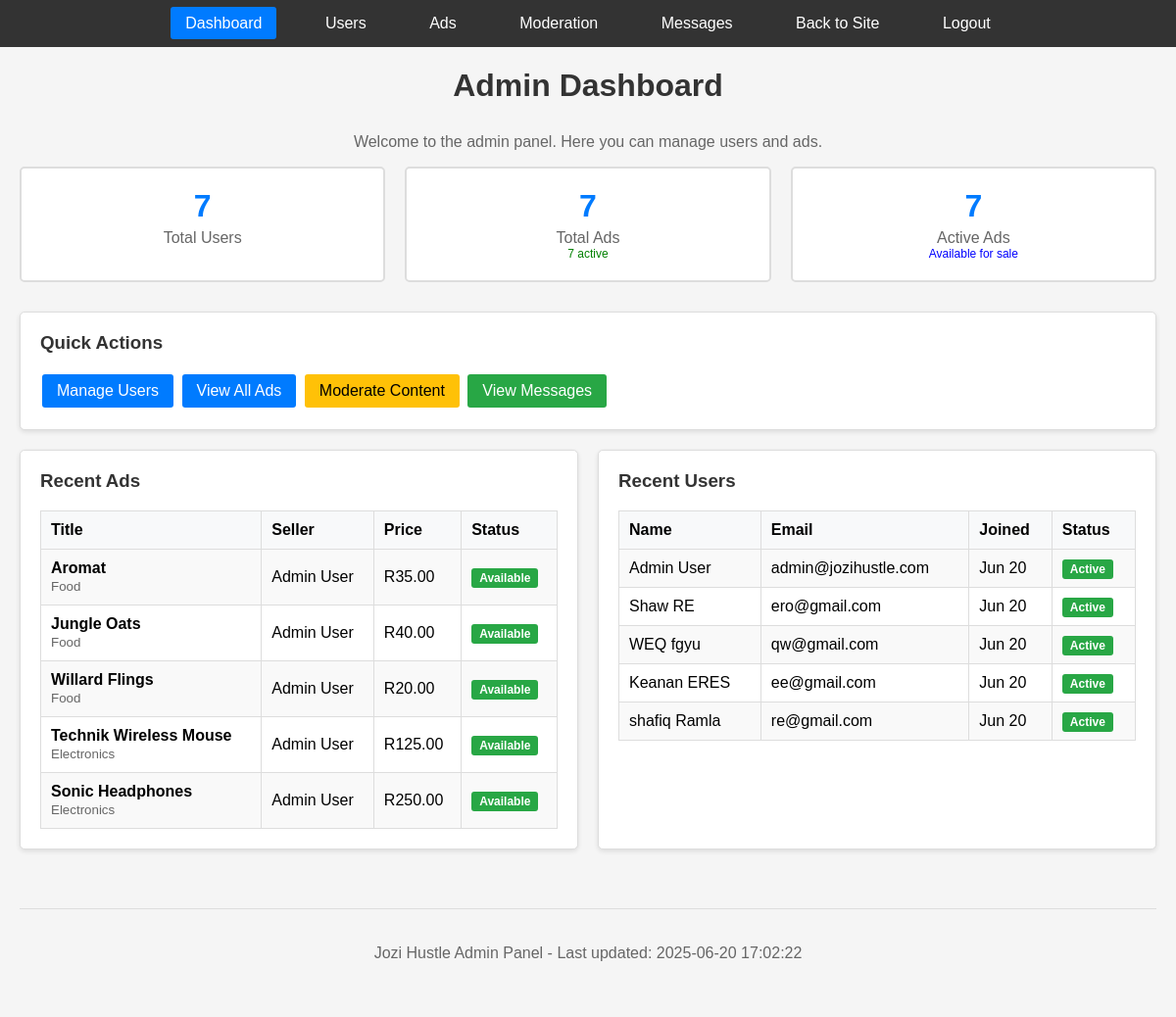
/admin/index.php (signed in), run on the app's committed database.
### tables this page shows
CREATE TABLE `ads` (
  `id` int(11) NOT NULL,
  `seller_id` int(11) DEFAULT NULL,
  `title` varchar(255) DEFAULT NULL,
  `price` decimal(10,2) DEFAULT NULL,
  `description` text DEFAULT NULL,
  `short_description` text DEFAULT NULL,
  `image` varchar(255) DEFAULT NULL,
  `category` enum('Food','Electronics','Clothing','Beverages','Household Contents','Other') DEFAULT NULL,
  `rating` decimal(3,2) DEFAULT 0.00,
  `status` enum('available','sold') DEFAULT 'available',
  `created_at` timestamp NOT NULL DEFAULT current_timestamp(),
  `blocked` tinyint(1) DEFAULT 0
);

CREATE TABLE `users` (
  `id` int(11) NOT NULL,
  `name` varchar(50) DEFAULT NULL,
  `surname` varchar(50) DEFAULT NULL,
  `email` varchar(100) DEFAULT NULL,
  `phone` varchar(15) DEFAULT NULL,
  `gender` enum('Male','Female','Other') DEFAULT NULL,
  `dob` date DEFAULT NULL,
  `password` varchar(255) DEFAULT NULL,
  `created_at` timestamp NOT NULL DEFAULT current_timestamp(),
  `blocked` tinyint(1) DEFAULT 0
);

### admin/index.php (the view, shortened to what this page needs)
<?php
$stats = [];
$stmt = $pdo->query("SELECT COUNT(*) as total FROM users");
$stats['total_users'] = $stmt->fetch()['total'];
$stmt = $pdo->query("SELECT COUNT(*) as total FROM ads");
$stats['total_ads'] = $stmt->fetch()['total'];
$stmt = $pdo->query("SELECT COUNT(*) as total FROM ads WHERE status = 'available'");
$stats['active_ads'] = $stmt->fetch()['total'];
$stmt = $pdo->query("SELECT COUNT(*) as total FROM users WHERE blocked = 1");
$stats['blocked_users'] = $stmt->fetch()['total'];
$stmt = $pdo->query("SELECT a.*, u.name, u.surname FROM ads a JOIN users u ON a.seller_id = u.id ORDER BY a.created_at DESC LIMIT 5");
$recent_ads = $stmt->fetchAll();
$stmt = $pdo->query("SELECT * FROM users ORDER BY created_at DESC LIMIT 5");
$recent_users = $stmt->fetchAll();
?>
<!DOCTYPE html>
<html lang="en">
<head>
    <link href="admin-styles.css" rel="stylesheet">
</head>
<body>
    <nav class="admin-nav">
        <a href="index.php" class="active">Dashboard</a>
        <a href="users.php">Users</a>
        <a href="ads.php">Ads</a>
        <a href="moderation.php">Moderation</a>
        <a href="messages.php">Messages</a>
        <a href="../index.php">Back to Site</a>
        <a href="../auth/logout.php">Logout</a>
    </nav>
    <div class="container">
        <h1>Admin Dashboard</h1>
        <p style="text-align: center; color: #666;">Welcome to the admin panel. Here you can manage users and ads.</p>
        <div class="stats-row">
            <div class="stat-box">
                <div class="stat-number"><?php echo $stats['total_users']; ?></div>
                <div class="stat-label">Total Users</div>
            </div>
            <div class="stat-box">
                <div class="stat-number"><?php echo $stats['total_ads']; ?></div>
                <div class="stat-label">Total Ads</div>
                <div style="color: green; font-size: 12px;"><?php echo $stats['active_ads']; ?> active</div>
            </div>
            <div class="stat-box">
                <div class="stat-number"><?php echo $stats['active_ads']; ?></div>
                <div class="stat-label">Active Ads</div>
                <div style="color: blue; font-size: 12px;">Available for sale</div>
            </div>
        </div>
        <div class="card">
            <h3>Quick Actions</h3>
            <a href="users.php" class="btn btn-primary">Manage Users</a>
            <a href="ads.php" class="btn btn-primary">View All Ads</a>
            <a href="moderation.php" class="btn btn-warning">Moderate Content</a>
            <a href="messages.php" class="btn btn-success">View Messages</a>
        </div>
        <div style="display: flex; gap: 20px; flex-wrap: wrap;">
            <div class="card" style="flex: 1; min-width: 300px;">
                <h3>Recent Ads</h3>
                <table class="simple-table">
                    <tr>
                        <th>Title</th>
                        <th>Seller</th>
                        <th>Price</th>
                        <th>Status</th>
                    </tr>
                    <?php foreach ($recent_ads as $ad): ?>
                    <tr>
                        <td>
                            <strong><?php echo htmlspecialchars($ad['title']); ?></strong><br>
                            <small style="color: #666;"><?php echo $ad['category']; ?></small>
                        </td>
                        <td><?php echo htmlspecialchars($ad['name'] . ' ' . $ad['surname']); ?></td>
                        <td>R<?php echo number_format($ad['price'], 2); ?></td>
                        <td>
                            <span class="badge badge-<?php echo $ad['status'] == 'available' ? 'success' : 'secondary'; ?>">
                                <?php echo ucfirst($ad['status']); ?>
                            </span>
                        </td>
                    </tr>
                    <?php endforeach; ?>
                </table>
            </div>
            <div class="card" style="flex: 1; min-width: 300px;">
                <h3>Recent Users</h3>
                <table class="simple-table">
                    <tr>
                        <th>Name</th>
                        <th>Email</th>
                        <th>Joined</th>
                        <th>Status</th>
                    </tr>
                    <?php foreach ($recent_users as $user): ?>
                    <tr>
                        <td><?php echo htmlspecialchars($user['name'] . ' ' . $user['surname']); ?></td>
                        <td><?php echo htmlspecialchars($user['email']); ?></td>
                        <td><?php echo date('M d', strtotime($user['created_at'])); ?></td>
                        <td>
                            <span class="badge badge-<?php echo $user['blocked'] ? 'danger' : 'success'; ?>">
                                <?php echo $user['blocked'] ? 'Blocked' : 'Active'; ?>
                            </span>
                        </td>
                    </tr>
                    <?php endforeach; ?>
                </table>
            </div>
        </div>
        <div style="text-align: center; margin-top: 40px; padding: 20px; color: #666; border-top: 1px solid #ddd;">
            <p>Jozi Hustle Admin Panel - Last updated: <?php echo date('Y-m-d H:i:s'); ?></p>
        </div>
    </div>
</body>
</html>

### admin/admin-styles.css (style rules this page uses)
body { background-color: #f5f5f5; font-family: Arial, sans-serif; margin: 0; padding: 0; }
.admin-nav { background-color: #333; padding: 15px; text-align: center; }
.admin-nav a { color: white; text-decoration: none; margin: 0 15px; padding: 8px 15px; border-radius: 3px; }
.admin-nav a.active { background-color: #007bff; }
.container { max-width: 1200px; margin: 20px auto; padding: 0 20px; }
.card { background: white; border: 1px solid #ddd; border-radius: 5px; padding: 20px; margin-bottom: 20px; box-shadow: 0 2px 5px rgba(0,0,0,0.1); }
.card h3 { margin-top: 0; color: #333; }
.stats-row { display: flex; flex-wrap: wrap; gap: 20px; margin-bottom: 30px; }
.stat-box { background: white; border: 2px solid #ddd; border-radius: 5px; padding: 20px; text-align: center; flex: 1; min-width: 200px; }
.stat-number { font-size: 2em; font-weight: bold; color: #007bff; }
.stat-label { color: #666; margin-top: 5px; }
.simple-table { width: 100%; border-collapse: collapse; background: white; }
.simple-table th, .simple-table td { border: 1px solid #ddd; padding: 10px; text-align: left; }
.simple-table th { background-color: #f8f9fa; font-weight: bold; }
.simple-table tr:nth-child(even) { background-color: #f9f9f9; }
.btn { padding: 8px 15px; border: none; border-radius: 3px; cursor: pointer; text-decoration: none; display: inline-block; margin: 2px; }
.btn-primary { background-color: #007bff; color: white; }
.btn-success { background-color: #28a745; color: white; }
.btn-warning { background-color: #ffc107; color: black; }
.badge { padding: 3px 8px; border-radius: 3px; font-size: 12px; font-weight: bold; }
.badge-success { background-color: #28a745; color: white; }
h1 { color: #333; text-align: center; margin-bottom: 30px; }

### data on the page
ads: title "Aromat", category "Food", seller.surname "Admin User", price "35.00", status "Available"
ads: title "Jungle Oats", category "Food", seller.surname "Admin User", price "40.00", status "Available"
ads: title "Willard Flings", category "Food", seller.surname "Admin User", price "20.00", status "Available"
ads: title "Technik Wireless Mouse", category "Electronics", seller.surname "Admin User", price "125.00", status "Available"
ads: title "Sonic Headphones", category "Electronics", seller.surname "Admin User", price "250.00", status "Available"
users: name+surname "Admin User", email "admin@jozihustle.com", created_at "Jun 20", blocked "Active"
users: name+surname "Shaw RE", email "ero@gmail.com", created_at "Jun 20", blocked "Active"
users: name+surname "WEQ fgyu", email "qw@gmail.com", created_at "Jun 20", blocked "Active"
users: name+surname "Keanan ERES", email "ee@gmail.com", created_at "Jun 20", blocked "Active"
users: name+surname "shafiq Ramla", email "re@gmail.com", created_at "Jun 20", blocked "Active"

### other printed values
$stats['total_users'] "7"
$stats['total_ads'] "7"
$stats['active_ads'] "7"
